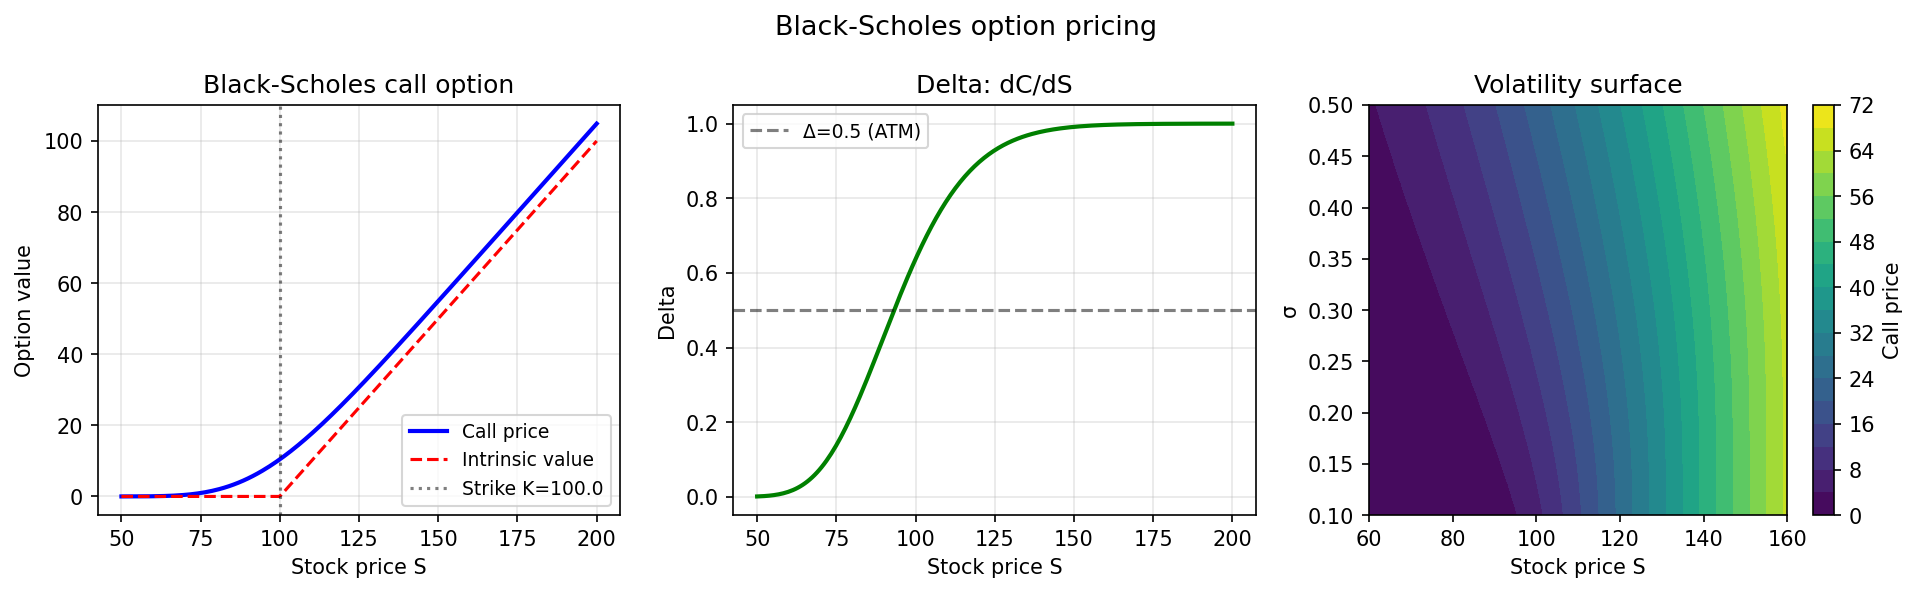

This figure's Python source:
"""Finance applications: Black-Scholes and option pricing.

Demonstrates using chebfunjax for financial mathematics: Black-Scholes
option pricing, Greeks computation, and European option valuation,
following applics/BlackScholes2D.m, applics/EuropeanOptions.m,
and applics/Greeks.m.

Original MATLAB Chebfun: Copyright 2017 by The University of Oxford and
The Chebfun Developers. See https://www.chebfun.org/ for Chebfun information.
"""
import os; os.environ.setdefault("XLA_PYTHON_CLIENT_PREALLOCATE", "false")

import matplotlib
matplotlib.use("Agg")
import matplotlib.pyplot as plt
import jax.numpy as jnp
import numpy as np
from scipy.stats import norm
import sys, os
sys.path.insert(0, os.path.join(os.path.dirname(__file__), '..', '..', 'src'))

import chebfunjax as cj


def black_scholes_call(S, K, T, r, sigma):
    """Black-Scholes European call option price."""
    S, K, T, r, sigma = [np.asarray(x, dtype=float) for x in [S, K, T, r, sigma]]
    d1 = (np.log(S/K) + (r + 0.5*sigma**2)*T) / (sigma*np.sqrt(T))
    d2 = d1 - sigma * np.sqrt(T)
    return S * norm.cdf(d1) - K * np.exp(-r*T) * norm.cdf(d2)


def black_scholes_delta(S, K, T, r, sigma):
    """Delta: dC/dS"""
    S, K, T, r, sigma = [np.asarray(x, dtype=float) for x in [S, K, T, r, sigma]]
    d1 = (np.log(S/K) + (r + 0.5*sigma**2)*T) / (sigma*np.sqrt(T))
    return norm.cdf(d1)


def run():
    print("=" * 60)
    print("Finance: Black-Scholes option pricing")
    print("=" * 60)

    # Parameters
    K = 100.0   # strike
    T = 1.0     # time to expiry
    r = 0.05    # risk-free rate
    sigma = 0.2 # volatility

    # --- European call as function of stock price ---
    print("\nEuropean call: K=100, T=1, r=5%, σ=20%")
    S_domain = [50.0, 200.0]

    call_fn = cj.chebfun(
        lambda S: jnp.array(black_scholes_call(np.array(S), K, T, r, sigma)),
        domain=S_domain
    )
    print(f"  Degree: {len(call_fn.funs[0].tech.coeffs)}")

    # Test at S = K = 100 (at-the-money)
    val_atm = float(call_fn(jnp.array(100.0)))
    exact_atm = float(black_scholes_call(100.0, K, T, r, sigma))
    print(f"  C(S=100) = {val_atm:.6f}  (exact: {exact_atm:.6f})")
    assert abs(val_atm - exact_atm) < 1e-6

    # Test deep in-the-money
    val_itm = float(call_fn(jnp.array(180.0)))
    exact_itm = float(black_scholes_call(180.0, K, T, r, sigma))
    print(f"  C(S=180) = {val_itm:.6f}  (exact: {exact_itm:.6f})")
    assert abs(val_itm - exact_itm) < 1e-5

    # --- Delta (derivative of call w.r.t. S) ---
    delta_fn = call_fn.diff()
    delta_atm = float(delta_fn(jnp.array(100.0)))
    exact_delta = float(black_scholes_delta(100.0, K, T, r, sigma))
    print(f"\n  Delta(S=100) = {delta_atm:.6f}  (exact: {exact_delta:.6f})")
    assert abs(delta_atm - exact_delta) < 0.001

    # --- Put-call parity ---
    # C - P = S*exp(0) - K*exp(-r*T) = S - K*exp(-r*T)
    # P = C - S + K*exp(-r*T)
    put_fn = cj.chebfun(
        lambda S: jnp.array(
            black_scholes_call(np.array(S), K, T, r, sigma)
        ) - S + K * jnp.exp(jnp.array(-r*T)),
        domain=S_domain
    )
    val_put = float(put_fn(jnp.array(100.0)))
    print(f"\n  Put(S=100) via parity = {val_put:.6f}")
    assert val_put > 0

    # --- Volatility surface (sigma as function of S) ---
    print("\nImplied volatility-like surface:")
    sigmas = np.linspace(0.1, 0.5, 5)
    for sig in sigmas:
        c = black_scholes_call(100.0, K, T, r, sig)
        print(f"  σ={sig:.2f}: C(100) = {c:.4f}")

    # --- 2D: call as function of (S, sigma) ---
    f_2d = cj.chebfun2(
        lambda S, sig: jnp.array(
            black_scholes_call(np.array(50 + 150*((S+1)/2)), K, T, r,
                               np.array(0.1 + 0.4*((sig+1)/2)))
        )
    )
    print(f"\n2D Black-Scholes (S in [50,200], σ in [0.1,0.5]): rank {f_2d.rank}")

    # --- Plot ---
    _here = os.path.dirname(os.path.abspath(__file__))
    fig, axes = plt.subplots(1, 3, figsize=(13, 4))

    S_plot = np.linspace(50, 200, 200)
    C_plot = black_scholes_call(S_plot, K, T, r, sigma)
    D_plot = black_scholes_delta(S_plot, K, T, r, sigma)
    intrinsic = np.maximum(S_plot - K, 0)

    axes[0].plot(S_plot, C_plot, 'b-', linewidth=2, label='Call price')
    axes[0].plot(S_plot, intrinsic, 'r--', linewidth=1.5, label='Intrinsic value')
    axes[0].axvline(K, color='k', linestyle=':', alpha=0.5, label=f'Strike K={K}')
    axes[0].set_title("Black-Scholes call option", fontsize=12)
    axes[0].set_xlabel("Stock price S"); axes[0].set_ylabel("Option value")
    axes[0].legend(fontsize=9); axes[0].grid(True, alpha=0.3)

    axes[1].plot(S_plot, D_plot, 'g-', linewidth=2)
    axes[1].axhline(0.5, color='k', linestyle='--', alpha=0.5, label='Δ=0.5 (ATM)')
    axes[1].set_title("Delta: dC/dS", fontsize=12)
    axes[1].set_xlabel("Stock price S"); axes[1].set_ylabel("Delta")
    axes[1].legend(fontsize=9); axes[1].grid(True, alpha=0.3)

    # Volatility surface
    S_grid = np.linspace(60, 160, 40)
    sig_grid = np.linspace(0.1, 0.5, 30)
    SG, SIG = np.meshgrid(S_grid, sig_grid)
    C_vol = black_scholes_call(SG, K, T, r, SIG)
    im = axes[2].contourf(SG, SIG, C_vol, levels=20, cmap="viridis")
    axes[2].set_title("Volatility surface", fontsize=12)
    axes[2].set_xlabel("Stock price S"); axes[2].set_ylabel("σ")
    fig.colorbar(im, ax=axes[2], label='Call price')

    fig.suptitle("Black-Scholes option pricing", fontsize=13)
    fig.tight_layout()
    fig.savefig(os.path.join(_here, "finance_applications.png"), dpi=150, bbox_inches="tight")
    plt.close(fig)

    print("\nAll assertions passed.")
    return True


if __name__ == "__main__":
    run()
